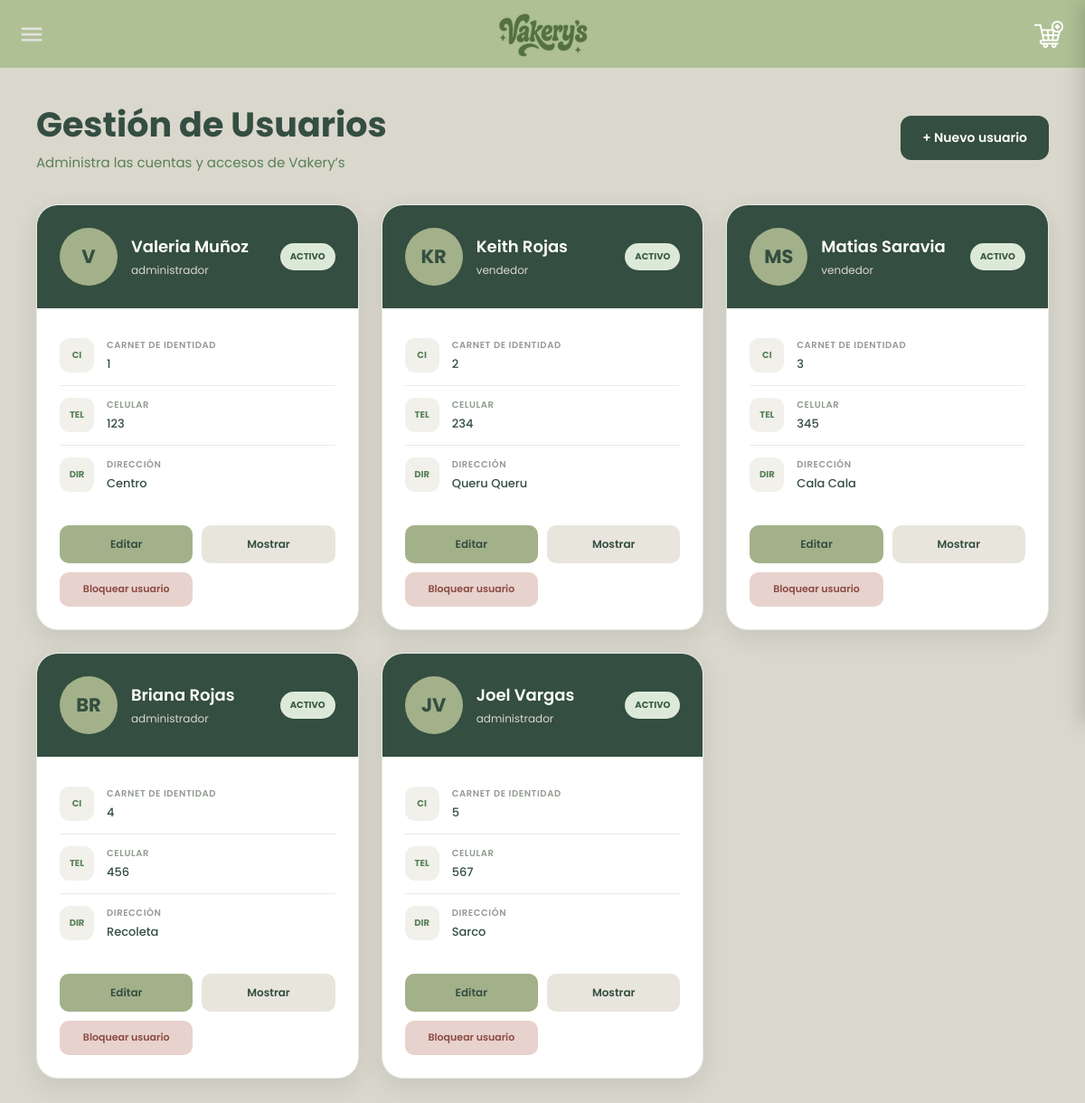
Before: /Usuarios/leerusuario.php with the older database file.
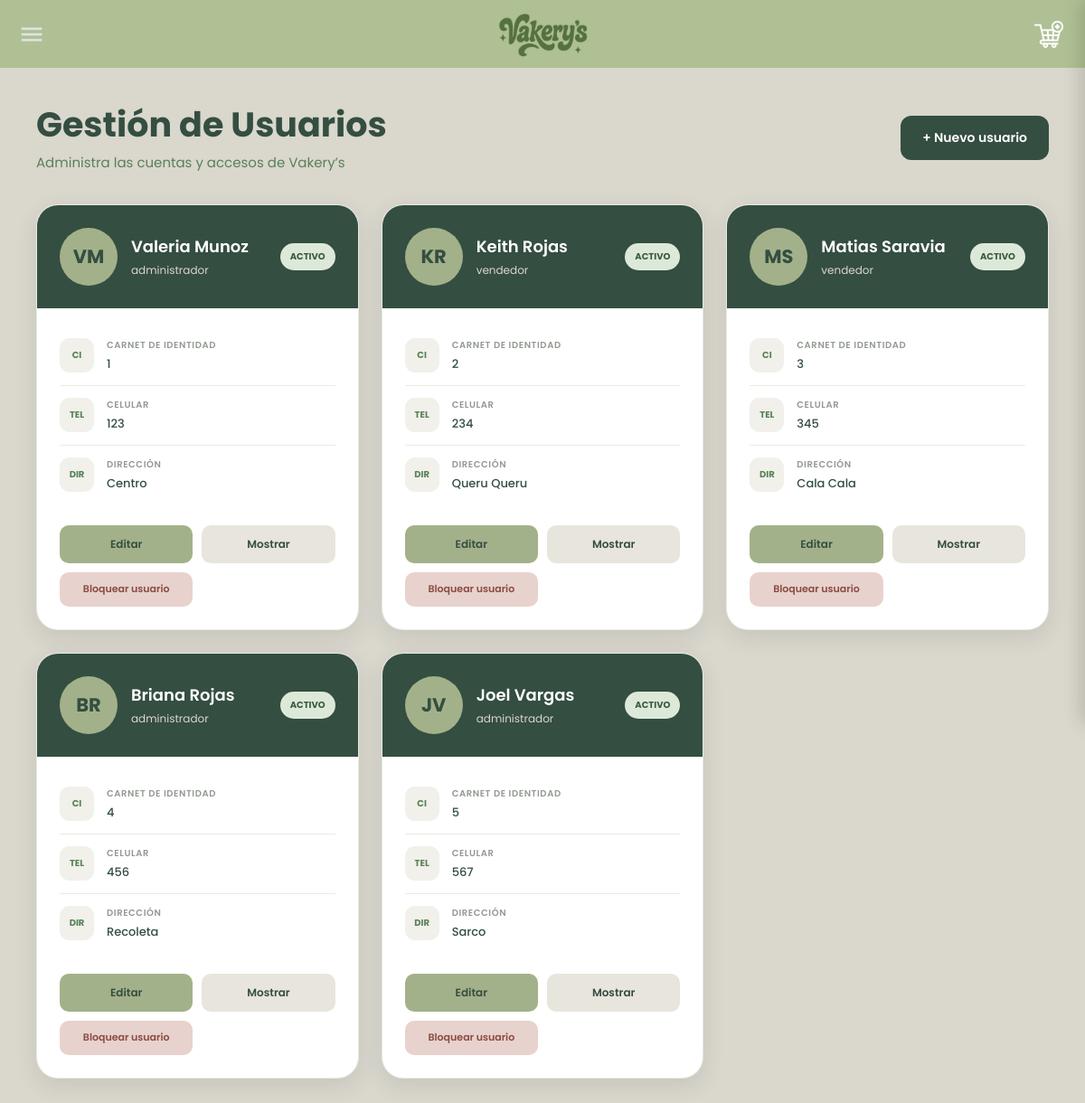
After: the same page with the newer database file.
### tables this page shows
CREATE TABLE IF NOT EXISTS `gestiondeusuarios` (
  `CI` INT NOT NULL,
  `Nombre` VARCHAR(45) NULL,
  `Direccion` VARCHAR(45) NULL,
  `Numero` INT NULL,
  `Rol` VARCHAR(45) NULL,
  `Estado` VARCHAR(45) NULL,
  PRIMARY KEY (`CI`)
);

### Usuarios/leerusuario.php (the view, shortened to what this page needs)
<?php
$servername = "localhost";
$username = "root";
$password = "";
$bdname = "vakerysss";
$conn = new mysqli($servername, $username, $password, $bdname);
$sql = "SELECT * FROM GestionDeUsuarios";
?>
<head>
    <link rel="stylesheet" href="estilosleerusuario.css">
</head>
<div class="usuarios-page">
    <div class="usuarios-contenedor">
        <div class="usuarios-encabezado">
            <div class="usuarios-titulo">
                <h1>Gestión de Usuarios</h1>
                <p>Administra las cuentas y accesos de Vakery’s</p>
            </div>
            <a href="crearusuario.php" class="boton-nuevo-usuario">
                + Nuevo usuario
            </a>
        </div>
        <div class="usuarios-grid">
            <?php
            $resultado = $conn->query($sql);
            if ($resultado && $resultado->num_rows > 0) {
                while ($fila = $resultado->fetch_assoc()) {
                    $CI = $fila['CI'];
                    $nombre = $fila['Nombre'];
                    $estado = strtolower(trim($fila['Estado']));
                    $partes = explode(" ", trim($nombre));
                    if (count($partes) >= 2) {
                        $iniciales = strtoupper(
                            substr($partes[0], 0, 1) .
                            substr($partes[1], 0, 1)
                        );
                    } else {
                        $iniciales = strtoupper(substr($nombre, 0, 2));
                    }
                    if ($estado == "activo") {
                        $claseEstado = "estado-activo";
                    } else {
                        $claseEstado = "estado-bloqueado";
                    }
                    echo "
                    <div class='usuario-card'>
                        <div class='usuario-top'>
                            <div class='usuario-avatar'>
                                $iniciales
                            </div>
                            <div class='usuario-nombre'>
                                <h2>".$fila['Nombre']."</h2>
                                <p>".$fila['Rol']."</p>
                            </div>
                            <span class='usuario-estado $claseEstado'>
                                ".$fila['Estado']."
                            </span>
                        </div>
                        <div class='usuario-info'>
                            <div class='usuario-dato'>
                                <div class='usuario-icono'>CI</div>
                                <div class='usuario-texto'>
                                    <small>Carnet de identidad</small>
                                    <span>".$fila['CI']."</span>
                                </div>
                            </div>
                            <div class='usuario-dato'>
                                <div class='usuario-icono'>TEL</div>
                                <div class='usuario-texto'>
                                    <small>Celular</small>
                                    <span>".$fila['Numero']."</span>
                                </div>
                            </div>
                            <div class='usuario-dato'>
                                <div class='usuario-icono'>DIR</div>
                                <div class='usuario-texto'>
                                    <small>Dirección</small>
                                    <span>".$fila['Direccion']."</span>
                                </div>
                            </div>
                        </div>
                        <div class='usuario-acciones'>
                            <a href='actualizarusuario.php?CI=$CI'>
                                <button type='button' class='usuario-boton usuario-editar'>
                                    Editar
                                </button>
                            </a>
                            <a href='mostrarusuario.php?CI=$CI'>
                                <button type='button' class='usuario-boton usuario-mostrar'>
                                    Mostrar
                                </button>
                            </a>
                    ";
                    if ($estado == "activo") {
                        echo "
                            <a href='bloquear.php?CI=$CI'>
                                <button type='button' class='usuario-boton usuario-bloquear'>
                                    Bloquear usuario
                                </button>
                            </a>
                        ";
                    }
                    echo "
                        </div>
                    </div>
                    ";
                }
            } else {
                echo "
                <div class='sin-usuarios'>
                    No hay usuarios registrados.
                </div>
                ";
            }
            ?>
        </div>
    </div>
</div>

Changed rows visible on the page:
changed gestiondeusuarios "Centro": Nombre "V" → "VM"; Nombre "Valeria Muñoz" → "Valeria Munoz"
